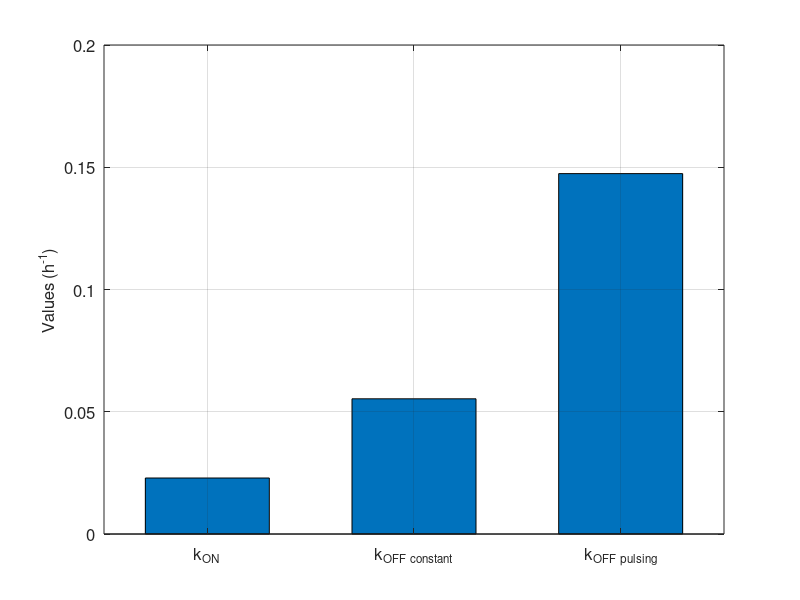
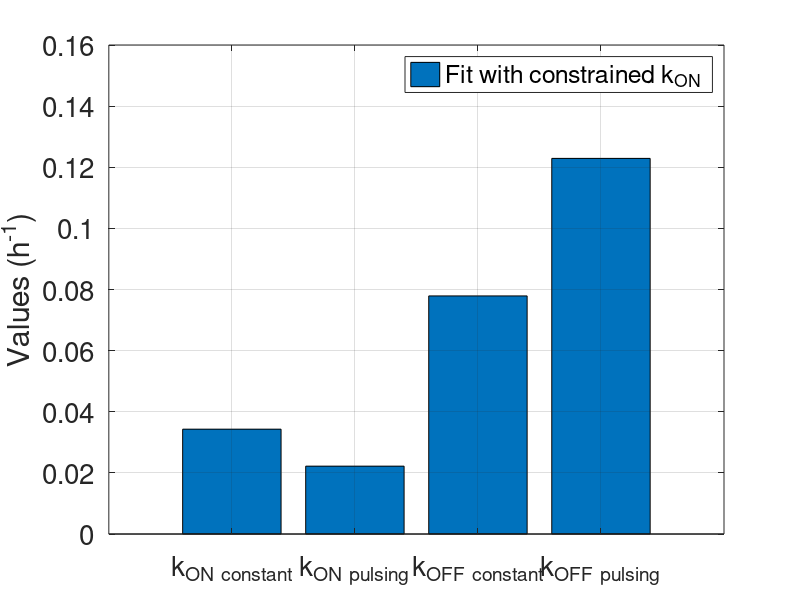
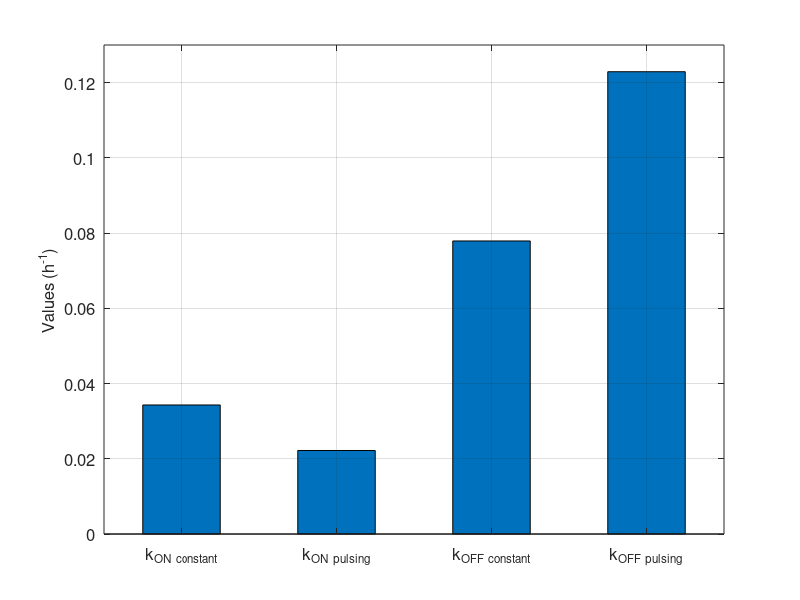

Here is the MATLAB script that generated these plots, in order:
% Bar plot

kon_best = 0.0229; %0.0281;


koff_best_c = 0.0553; %0.0574;


koff_best_o = 0.1474; %0.1330;

% Data for the bar plot
categories = {'k_{ON}', 'k_{OFF} _{constant}', 'k_{OFF} _{pulsing}'};
values = [kon_best, koff_best_c, koff_best_o];

% Create the bar plot
figure;
bar(values, 0.6); % 0.6 sets the bar width
set(gca, 'XTickLabel', categories, 'FontSize', 12); % Set category labels
%xlabel('Rates', 'FontSize', 12);
ylabel('Values (h^{-1})', 'FontSize', 12);
grid on; % Optional: add a grid

%% Extra bar plot
% Example data: 4 groups (dots), 3 bars per group
data = [0.0343;
        0.0222;    % Kon values fit1 and fit2
        0.0779;   % Koff constant
        0.1229];   % group 3
       

% Create grouped bar plot
figure;
bar(data, 'grouped');

% Set x-axis labels (optional)
xticklabels({'k_{ON} _{constant}','k_{ON} _{pulsing}', 'k_{OFF} _{constant}', 'k_{OFF} _{pulsing}'});

% Add legend (optional)
legend({'Fit with constrained k_{ON}', 'Free fit'});
xtickangle(45);
ylabel('Values (h^{-1})', 'FontSize', 12);
grid on; % Optional: add a grid
set(gca, 'FontSize', 20); % Set category labels



%% Bar plot

kon_best_c = 0.0343; %0.0281;

kon_best_o = 0.0222; %0.0281;


koff_best_c = 0.0779; %0.0574;


koff_best_o = 0.1229; %0.1330;

% Data for the bar plot
categories = {'k_{ON} _{constant}','k_{ON} _{pulsing}', 'k_{OFF} _{constant}', 'k_{OFF} _{pulsing}'};
values = [kon_best_c,kon_best_o, koff_best_c, koff_best_o];

% Create the bar plot
figure;
bar(values, 0.5); % 0.6 sets the bar width
set(gca, 'XTickLabel', categories, 'FontSize', 12); % Set category labels
%xlabel('Rates', 'FontSize', 12);
ylabel('Values (h^{-1})', 'FontSize', 12);
grid on; % Optional: add a grid
ylim([0 0.13])